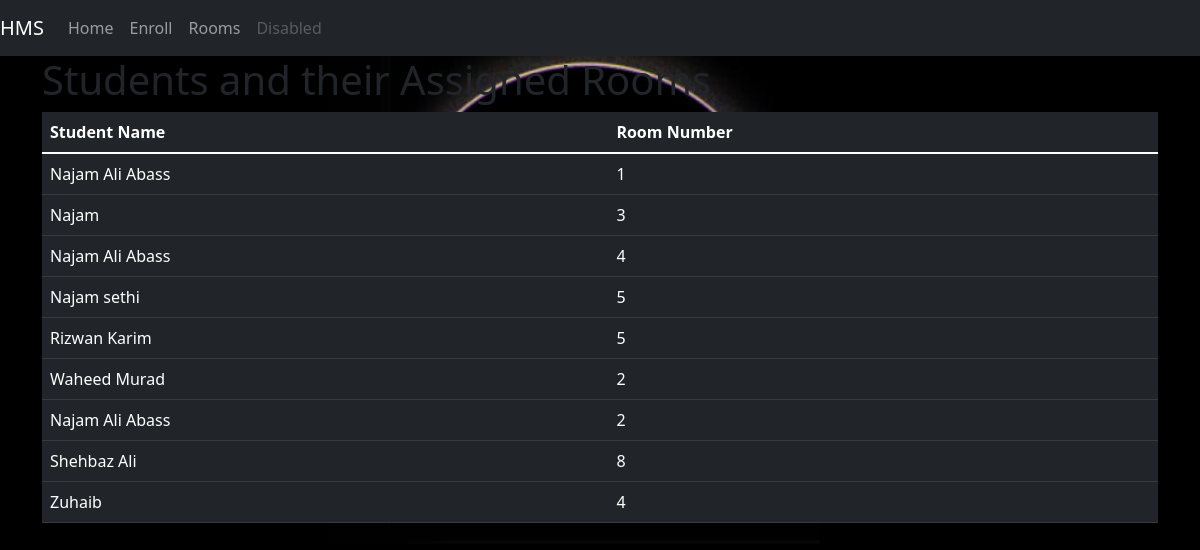
/students, run on the app's committed database.
### models.py (models this page shows)
class Student(db.Model):
    id = db.Column(db.Integer, primary_key=True)
    name = db.Column(db.String(100), nullable=False)
    room_id = db.Column(db.Integer, db.ForeignKey('room.id'), nullable=False)

class Room(db.Model):
    id = db.Column(db.Integer, primary_key=True)
    room_number = db.Column(db.Integer, unique=True, nullable=False)
    students = db.relationship('Student', backref='room', lazy=True)

### app.py (the view)
@app.route('/students')
def students():
    all_students = Student.query.all()
    return render_template('students.html', students=all_students)

### templates/students.html
{% extends 'base.html' %}
{% block content %}
<body>
    <h1>Students and their Assigned Rooms</h1>
    <table class = "table table-dark">
        <thead>
            <tr>
                <th>Student Name</th>
                <th>Room Number</th>
            </tr>
        </thead>
        <tbody>
            {% for student in students %}
            <tr>
                <td>{{ student.name }}</td>
                <td>{{ student.room.room_number }}</td>
            </tr>
            {% endfor %}
        </tbody>
    </table>
</body>
{% endblock %}

### templates/base.html (shortened to what this page needs)
<!DOCTYPE html>
<html lang="en">
<head>
    <link href="https://cdn.jsdelivr.net/npm/bootstrap@5.1.3/dist/css/bootstrap.min.css" rel="stylesheet">
    <nav class="navbar navbar-expand-lg navbar-dark bg-dark">
      <a class="navbar-brand" href="#">HMS</a>
      <div class="collapse navbar-collapse" id="navbarNav">
        <ul class="navbar-nav">
          <li class="nav-item active">
            <a class="nav-link" href="">Home </a>
          </li>
          <li class="nav-item">
            <a class="nav-link" href="#">Enroll</a>
          </li>
          <li class="nav-item">
            <a class="nav-link" href="#">Rooms</a>
          </li>
          <li class="nav-item">
            <a class="nav-link disabled" href="#">Disabled</a>
          </li>
        </ul>
      </div>
    </nav>
</head>
<body>
    <div class="container">
        {% block content %}{% endblock %}
    </div>
</body>
</html>

### data on the page
Student: name "Najam Ali Abass", room.room_number "1"
Student: name "Najam", room.room_number "3"
Student: name "Najam Ali Abass", room.room_number "4"
Student: name "Najam sethi", room.room_number "5"
Student: name "Rizwan Karim", room.room_number "5"
Student: name "Waheed Murad", room.room_number "2"
Student: name "Najam Ali Abass", room.room_number "2"
Student: name "Shehbaz Ali", room.room_number "8"
Student: name "Zuhaib", room.room_number "4"
